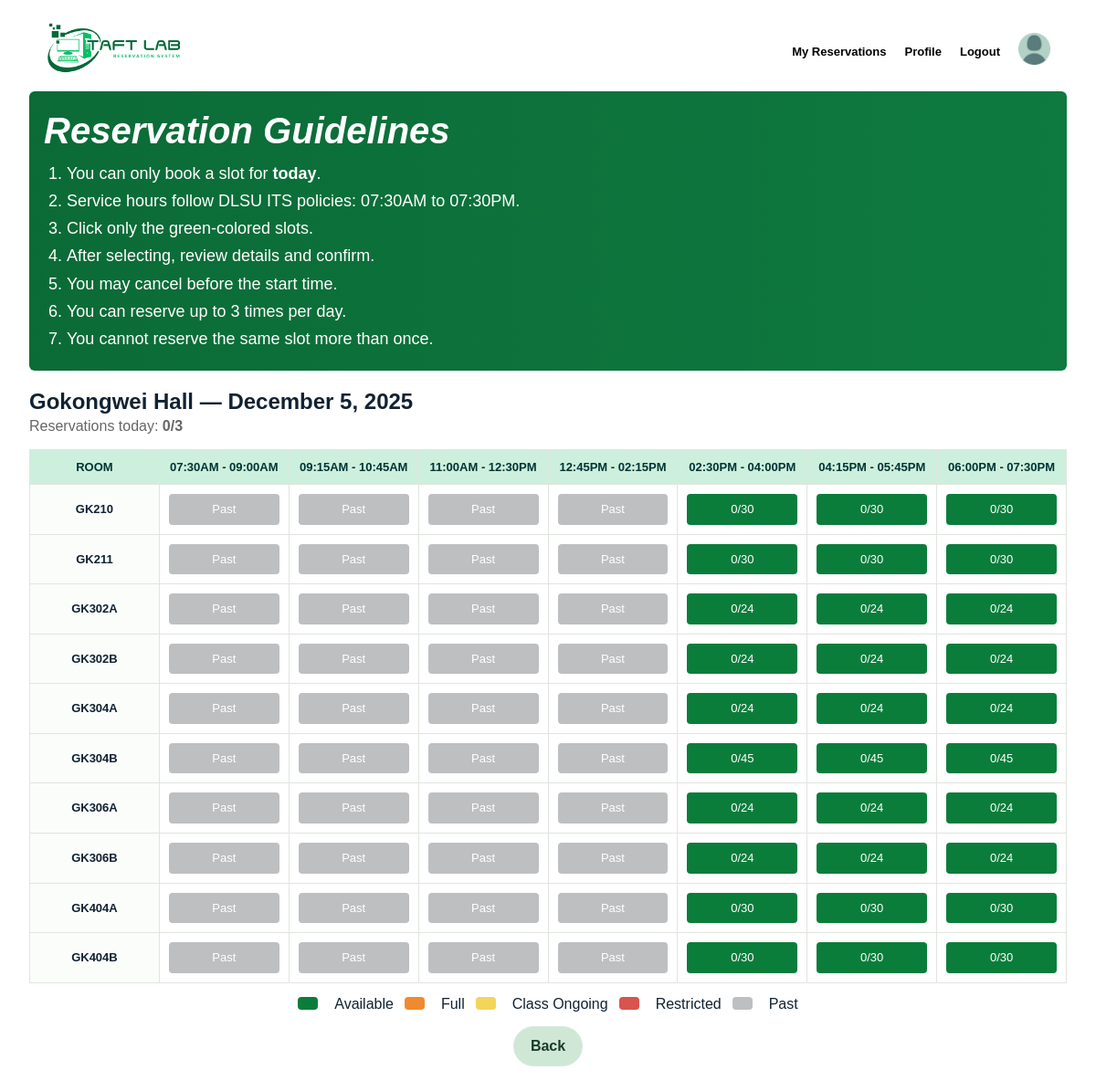
The app's page /Webpages/rsv-page.php?redirect_building=101 (signed in) with its own data.
### tables this page shows
CREATE TABLE building(
    building_id INT AUTO_INCREMENT PRIMARY KEY,
    building_code VARCHAR(10) NOT NULL,
    building_name VARCHAR(45) NOT NULL
);

CREATE TABLE laboratory(
    lab_id INT AUTO_INCREMENT PRIMARY KEY,
    building_id INT NOT NULL,
    room_code VARCHAR(10) NOT NULL,
    capacity INT NOT NULL, 
    status ENUM('Active', 'Maintenance', 'Closed') NOT NULL DEFAULT 'Active',
    FOREIGN KEY (building_id) REFERENCES building(building_id) ON DELETE RESTRICT ON UPDATE CASCADE,
    UNIQUE(building_id, room_code)
);

### Webpages/rsv-page.php (the view, shortened to what this page needs)
<?php
include "db.php";
$building_id = 1;
if (isset($_POST['building_id'])) {
    $building_id = intval($_POST['building_id']);
} else if (isset($_GET['redirect_building'])) {
    $building_id = intval($_GET['redirect_building']);
}
$sql_building = "
    SELECT building_code, building_name
    FROM building
    WHERE building_id = ?
    LIMIT 1
";
$stmt_building = $conn->prepare($sql_building);
$stmt_building->bind_param("i", $building_id);
$stmt_building->execute();
$result_building = $stmt_building->get_result();
$building = ($result_building && $result_building->num_rows > 0)
            ? $result_building->fetch_assoc()
            : null;
$slots = [
    "07:30AM - 09:00AM" => ["07:30:00", "09:00:00"],
    "09:15AM - 10:45AM" => ["09:15:00", "10:45:00"],
    "11:00AM - 12:30PM" => ["11:00:00", "12:30:00"],
    "12:45PM - 02:15PM" => ["12:45:00", "14:15:00"],
    "02:30PM - 04:00PM" => ["14:30:00", "16:00:00"],
    "04:15PM - 05:45PM" => ["16:15:00", "17:45:00"],
    "06:00PM - 07:30PM" => ["18:00:00", "19:30:00"]
];
$today_date = date('Y-m-d');
$php_weekday = date('D');
$weekday_map = ['Mon'=>'Mon','Tue'=>'Tue','Wed'=>'Wed','Thu'=>'Thu','Fri'=>'Fri','Sat'=>'Sat','Sun'=>'Sun'];
$weekday = $weekday_map[$php_weekday] ?? $php_weekday;
$sql_labs = "
    SELECT lab_id, room_code, capacity, status
    FROM laboratory
    WHERE building_id = ?
    ORDER BY room_code ASC
";
$stmt_labs = $conn->prepare($sql_labs);
$stmt_labs->bind_param("i", $building_id);
$stmt_labs->execute();
$result_labs = $stmt_labs->get_result();
$labs = ($result_labs) ? $result_labs->fetch_all(MYSQLI_ASSOC) : [];
function getReservationCount($conn, $lab_id, $date, $start, $end) {
    $sql = "
        SELECT COUNT(*) AS c
        FROM reservation
        WHERE lab_id = ?
        AND date_reserved = ?
        AND reserve_startTime = ?
        AND reserve_endTime = ?
        AND status IN ('Active', 'Completed')
    ";
    $stmt = $conn->prepare($sql);
    $stmt->bind_param("isss", $lab_id, $date, $start, $end);
    $stmt->execute();
    $res = $stmt->get_result();
    return ($res ? intval($res->fetch_assoc()['c']) : 0);
}
function hasUserReservedSlot($conn, $user_id, $lab_id, $date, $start, $end) {
    $sql = "
        SELECT reservation_id
        FROM reservation
        WHERE user_id = ?
        AND lab_id = ?
        AND date_reserved = ?
        AND reserve_startTime = ?
        AND reserve_endTime = ?
        AND status = 'Active'
        LIMIT 1
    ";
    $stmt = $conn->prepare($sql);
    $stmt->bind_param("iisss", $user_id, $lab_id, $date, $start, $end);
    $stmt->execute();
    $res = $stmt->get_result();
    return ($res && $res->num_rows > 0);
}
function getUserReservationCountForDay($conn, $user_id, $date) {
    $sql = "
        SELECT COUNT(*) AS c
        FROM reservation
        WHERE user_id = ?
        AND date_reserved = ?
        AND status IN ('Active', 'Completed')
    ";
    $stmt = $conn->prepare($sql);
    $stmt->bind_param("is", $user_id, $date);
    $stmt->execute();
    $res = $stmt->get_result();
    return ($res ? intval($res->fetch_assoc()['c']) : 0);
}
function hasClassConflict($conn, $lab_id, $weekday, $start, $end) {
    $sql = "
        SELECT cs.class_schedule_id
        FROM class_schedule cs
        JOIN existing_class ec ON cs.class_id = ec.class_id
        WHERE ec.lab_id = ?
        AND cs.class_day = ?
        AND NOT (cs.end_time <= ? OR cs.start_time >= ?)
        LIMIT 1
    ";
    $stmt = $conn->prepare($sql);
    $stmt->bind_param("isss", $lab_id, $weekday, $start, $end);
    $stmt->execute();
    $res = $stmt->get_result();
    return ($res && $res->num_rows > 0);
}
function hasRestriction($conn, $lab_id, $date, $start, $end) {
    $sql = "
        SELECT restricted_slot_id
        FROM restricted_slots
        WHERE lab_id = ?
        AND restricted_date = ?
        AND NOT (end_time <= ? OR start_time >= ?)
        LIMIT 1
    ";
    $stmt = $conn->prepare($sql);
    $stmt->bind_param("isss", $lab_id, $date, $start, $end);
    $stmt->execute();
    $res = $stmt->get_result();
    return ($res && $res->num_rows > 0);
}
function timeToDateTime($date, $timeStr){
    return new DateTime($date.' '.$timeStr);
}
$user_id = $_SESSION['user_id'];
$userDayReservations = getUserReservationCountForDay($conn, $user_id, $today_date);
?>
<!DOCTYPE html>
<html lang="en">
<head>
    <link rel="stylesheet" href="reservation.css">
</head>
<body>
<header>
    <div class="logo">
        <img src="images/taftlab-logo.png" alt="TaftLab Logo"/>
    </div>
    <div class="header-right">
      <nav>
        <ul>
          <li><a href="rsv-history.php">My Reservations</a></li>
          <li><a href="#">Profile</a></li>
          <li><a href="logout.php">Logout</a></li>
        </ul>
      </nav>
      <div class="profile-icon">
        <img src="images/profile-icon.png" alt="Profile Icon"/>
      </div>
    </div>
</header>
<main class="container">
    <section class="guidelines">
        <h2>Reservation Guidelines</h2>
        <ol>
            <li>You can only book a slot for <strong>today</strong>.</li>
            <li>Service hours follow DLSU ITS policies: 07:30AM to 07:30PM.</li>
            <li>Click only the green-colored slots.</li>
            <li>After selecting, review details and confirm.</li>
            <li>You may cancel before the start time.</li>
            <li>You can reserve up to 3 times per day.</li>
            <li>You cannot reserve the same slot more than once.</li>
        </ol>
    </section>
    <section class="timetable">
        <h2><?= htmlspecialchars($building['building_name']) ?> — <?= date('F j, Y') ?></h2>
        <p style="color: #666; margin-bottom: 10px;">Reservations today: <strong><?= $userDayReservations ?>/3</strong></p>
        <div class="table-wrap">
            <table class="rsv-table" id="rsvTable">
                <thead>
                    <tr>
                        <th class="mint-header">ROOM</th>
                        <?php foreach($slots as $label => $times): ?>
                            <th class="mint-header"><?= htmlspecialchars($label) ?></th>
                        <?php endforeach; ?>
                    </tr>
                </thead>
                <tbody>
                <?php foreach ($labs as $lab): ?>
                    <tr>
                        <td class="roomcol"><?= htmlspecialchars($lab['room_code']); ?></td>
                        <?php foreach ($slots as $label => $times):
                            $sstart = $times[0];
                            $send   = $times[1];
                            $slotEndDT = timeToDateTime($today_date,$send);
                            $now = new DateTime();
                            $cellClass = '';
                            $cellText  = '';
                            $isUserReserved = hasUserReservedSlot($conn, $user_id, $lab['lab_id'], $today_date, $sstart, $send);
                            if ($now > $slotEndDT) {
                                $cellClass = 'past';
                                $cellText = 'Past';
                            }
                            else if ($isUserReserved && $now <= $slotEndDT) {
                                $cellClass = 'user-reserved';
                                $cellText = 'Your Slot';
                            }
                            else if (hasRestriction($conn, $lab['lab_id'], $today_date, $sstart, $send)) {
                                $cellClass = 'restricted';
                                $cellText = 'Restricted';
                            }
                            else if (hasClassConflict($conn, $lab['lab_id'], $weekday, $sstart, $send)) {
                                $cellClass = 'class';
                                $cellText = 'Class Ongoing';
                            }
                            else {
                                $count = getReservationCount($conn, $lab['lab_id'], $today_date, $sstart, $send);
                                $capacity = intval($lab['capacity']);
                                if ($count >= $capacity) {
                                    $cellClass = 'full';
                                    $cellText = "$count/$capacity";
                                } else {
                                    $cellClass = 'available';
                                    $cellText = "$count/$capacity";
                                }
                            }
                            $data_attrs = sprintf(
                                'data-labid="%d" data-room="%s" data-start="%s" data-end="%s" data-date="%s" data-count="%d" data-cap="%d" data-userreserved="%s"',
                                $lab['lab_id'],
                                htmlspecialchars($lab['room_code']),
                                $sstart,
                                $send,
                                $today_date,
                                $count ?? 0,
                                $capacity ?? intval($lab['capacity']),
                                $isUserReserved ? 'true' : 'false'
                            );
                        ?>
                        <td class="cell <?= $cellClass ?>" <?= $data_attrs ?>>
                            <div class="cell-inner"><?= htmlspecialchars($cellText) ?></div>
                        </td>
                        <?php endforeach; ?>
                    </tr>
                <?php endforeach; ?>
                </tbody>
            </table>
        </div>
        <div class="legend">
            <span class="legend-box available"></span> Available
            <span class="legend-box full"></span> Full
            <span class="legend-box class"></span> Class Ongoing
            <span class="legend-box restricted"></span> Restricted
            <span class="legend-box past"></span> Past
        </div>
        <div class="backwrap">
            <a href="homepage.php" class="btn back">Back</a>
        </div>
    </section>
</main>
</body>
</html>

### Webpages/reservation.css (style rules this page uses)
body { background-color: #ffffff; }
* { box-sizing:border-box; margin:0; padding:0; font-family: 'Poppins', sans-serif; }
body { background:#ffffff; color:#123; line-height:1.35; padding:20px }
.container { padding:8px 12px }
.guidelines { background:linear-gradient(90deg,#0b6b37,#0e7a3f); color:#fff; padding:16px; border-radius:6px; margin-bottom:18px; }
.guidelines h2 { font-size:40px; font-style: italic; font-weight: 800; margin-bottom:8px; }
.guidelines ol { margin-left:25px; }
.guidelines li { margin:6px 0; font-size:18px; }
.table-wrap { overflow-x:auto; margin-top:14px }
.rsv-table { width:100%; border-collapse:collapse; table-layout:fixed }
.rsv-table th,.rsv-table td { border:1px solid #e0e5df; padding:10px; text-align:center; vertical-align:middle; font-size:13px }
.rsv-table thead th.mint-header { background:#cdefdd; color:#033; font-weight:700 }
.rsv-table thead th { position:sticky; top:0; z-index:2 }
.roomcol { text-align:left;padding-left:12px;font-weight:700;background:#fafdfa }
.cell { cursor:pointer; transition:all .12s ease }
.cell .cell-inner { padding:8px; border-radius:4px }
.cell.available .cell-inner { background:#0b7d3b; color:#fff }
.cell.past .cell-inner { background:#bdbfc1; color:#fff }
.legend { display: flex; justify-content: center; align-items: center; margin-top: 12px; gap: 12px; flex-wrap: wrap; }
.legend { margin-top:12px; display:flex; gap:12px; align-items:center; flex-wrap:wrap }
.legend-box { display:inline-block; width:22px; height:14px; border-radius:4px; margin-right:6px; vertical-align:-2px }
.legend-box.available { background:#0b7d3b }
.legend-box.full { background:#f08a2f }
.legend-box.class { background:#f3d55b }
.legend-box.restricted { background:#d9534f }
.legend-box.past { background:#bdbfc1 }
.backwrap { margin-top:14px; text-align:center }
.btn { display:inline-block; padding:10px 18px; border-radius:24px; background:#e9f2ec; border:1px solid #d4eadf; color:#1a3b2a; text-decoration:none; font-weight:600 }
.btn.back { background:#cfe8d6 }
header { font-family: 'Helvetica Neue', Arial, sans-serif; display: flex; justify-content: space-between; align-items: center; padding: 3px 30px; background-color: #fff; }
.header-right { display: flex; align-items: center; gap: 20px; }
.logo img { height: 60px; }
.profile-icon img { height: 35px; margin: 0px; }
nav ul { list-style: none; display: flex; gap: 20px; margin: 0; padding: 0; }
nav ul li a { text-decoration: none; color: black; font-size: 13px; font-weight: 550; transition: color 0.3s ease; }

### records on screen
building: building_name "Gokongwei Hall"
laboratory: room_code "GK210", cellText "Past", cellText "0/30"
laboratory: room_code "GK211", cellText "Past", cellText "0/30"
laboratory: room_code "GK302A", cellText "Past", cellText "0/24"
laboratory: room_code "GK302B", cellText "Past", cellText "0/24"
laboratory: room_code "GK304A", cellText "Past", cellText "0/24"
laboratory: room_code "GK304B", cellText "Past", cellText "0/45"
laboratory: room_code "GK306A", cellText "Past", cellText "0/24"
laboratory: room_code "GK306B", cellText "Past", cellText "0/24"
laboratory: room_code "GK404A", cellText "Past", cellText "0/30"
laboratory: room_code "GK404B", cellText "Past", cellText "0/30"

### other values on screen
$userDayReservations "0"
$label "07:30AM - 09:00AM"
$label "09:15AM - 10:45AM"
$label "11:00AM - 12:30PM"
$label "12:45PM - 02:15PM"
$label "02:30PM - 04:00PM"
$label "04:15PM - 05:45PM"
$label "06:00PM - 07:30PM"
